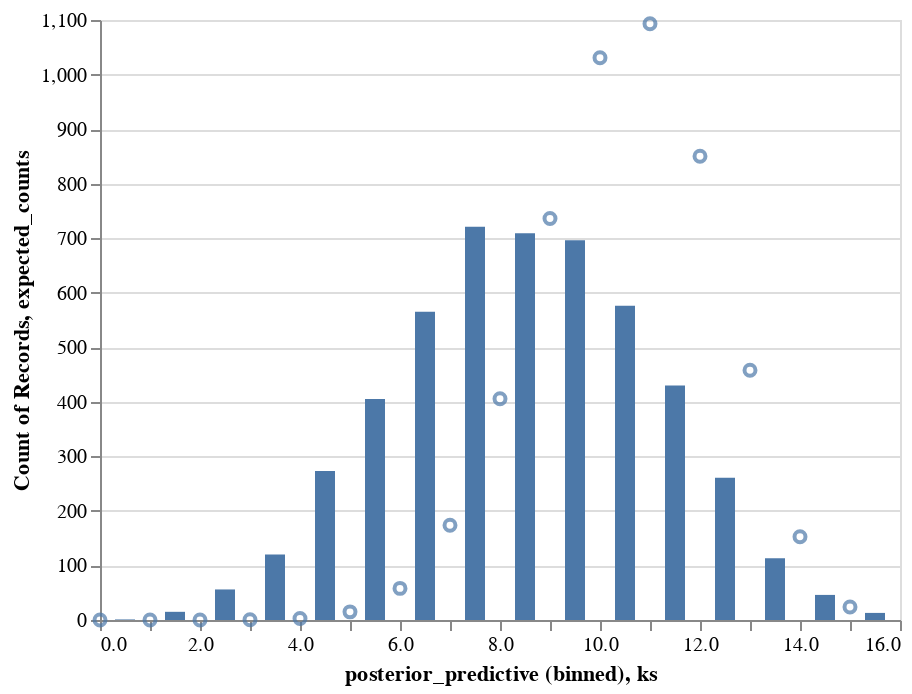

Notebook cell for this chart:
### Code cell
pp_source = pd.DataFrame({"posterior_predictive": predictions[:5000]})
hist = (
    alt.Chart(pp_source)
    .mark_bar(size=10)
    .encode(
        x=alt.X("posterior_predictive", bin=alt.BinParams(step=1, extent=[0, n + 1])),
        y="count()",
    )
)

ec_source = pd.DataFrame(
    {
        "ks": ks,
        "expected_counts": expected_counts * len(predictions) / 2,
    }
)
expected_line = alt.Chart(ec_source).mark_point().encode(x="ks", y="expected_counts")

hist + expected_line

### Figure 1 — Vega-Lite specification as saved in the notebook (floating-point values rounded to 4 significant figures; data arrays with more than 128 entries replaced by an {"elided": "..."} marker saying what was removed)
{"$schema": "https://vega.github.io/schema/vega-lite/v4.17.0.json", "config": {"view": {"continuousHeight": 300, "continuousWidth": 400}}, "datasets": {"data-2c23e773e731d0dc464e67d03c6f34ea": {"elided": "5000 records"}, "data-63a507d37549347c1b3f4c6f80e30eba": [{"expected_counts": 7.174e-05, "ks": 0}, {"expected_counts": 0.002511, "ks": 1}, {"expected_counts": 0.04101, "ks": 2}, {"expected_counts": 0.4147, "ks": 3}, {"expected_counts": 2.903, "ks": 4}, {"expected_counts": 14.9, "ks": 5}, {"expected_counts": 57.95, "ks": 6}, {"expected_counts": 173.9, "ks": 7}, {"expected_counts": 405.7, "ks": 8}, {"expected_counts": 736.2, "ks": 9}, {"expected_counts": 1031.0, "ks": 10}, {"expected_counts": 1093.0, "ks": 11}, {"expected_counts": 850.2, "ks": 12}, {"expected_counts": 457.8, "ks": 13}, {"expected_counts": 152.6, "ks": 14}, {"expected_counts": 23.74, "ks": 15}]}, "layer": [{"data": {"name": "data-2c23e773e731d0dc464e67d03c6f34ea"}, "encoding": {"x": {"bin": {"extent": [0, 16], "step": 1}, "field": "posterior_predictive", "type": "quantitative"}, "y": {"aggregate": "count", "type": "quantitative"}}, "mark": {"size": 10, "type": "bar"}}, {"data": {"name": "data-63a507d37549347c1b3f4c6f80e30eba"}, "encoding": {"x": {"field": "ks", "type": "quantitative"}, "y": {"field": "expected_counts", "type": "quantitative"}}, "mark": "point"}]}
